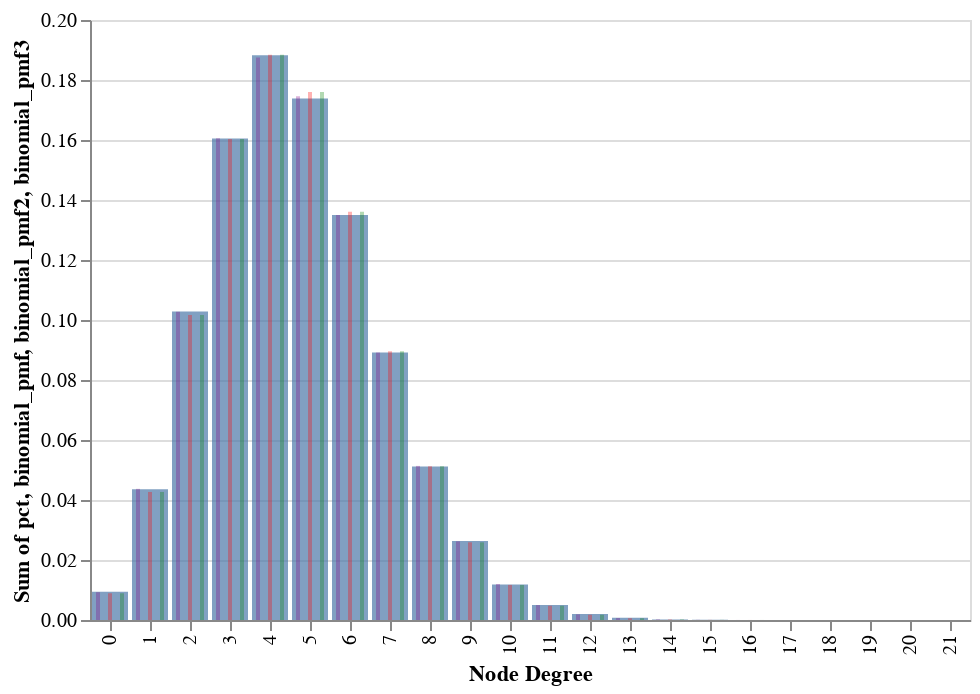
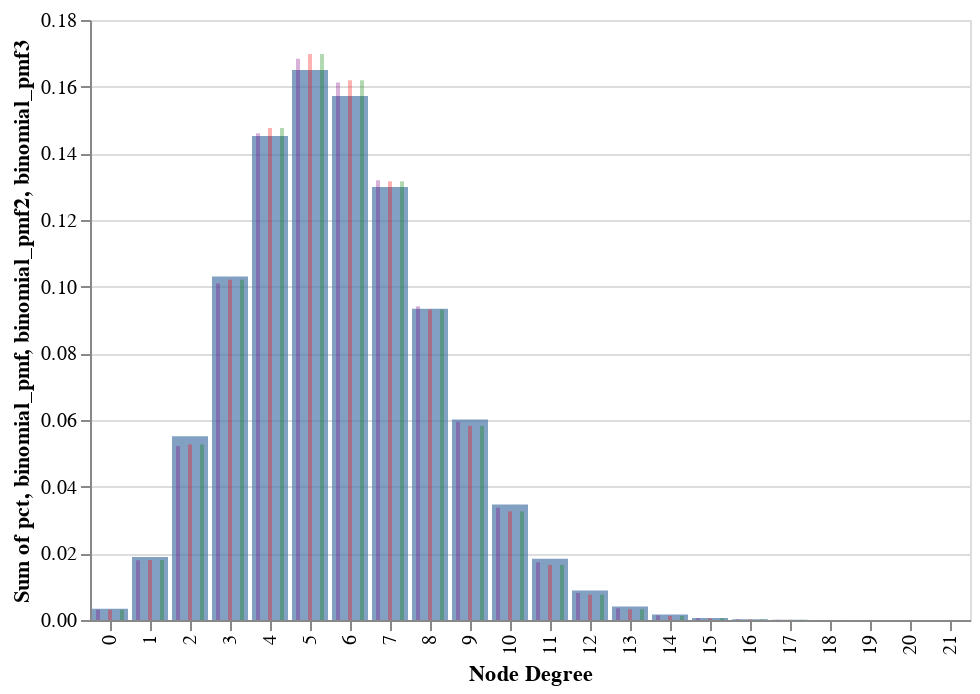
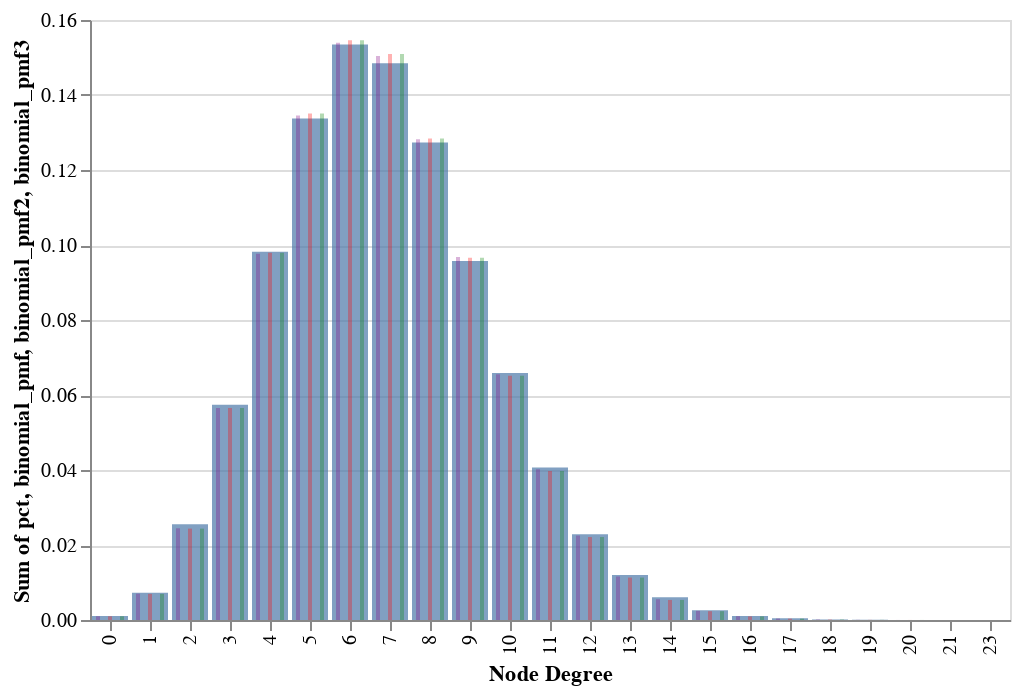
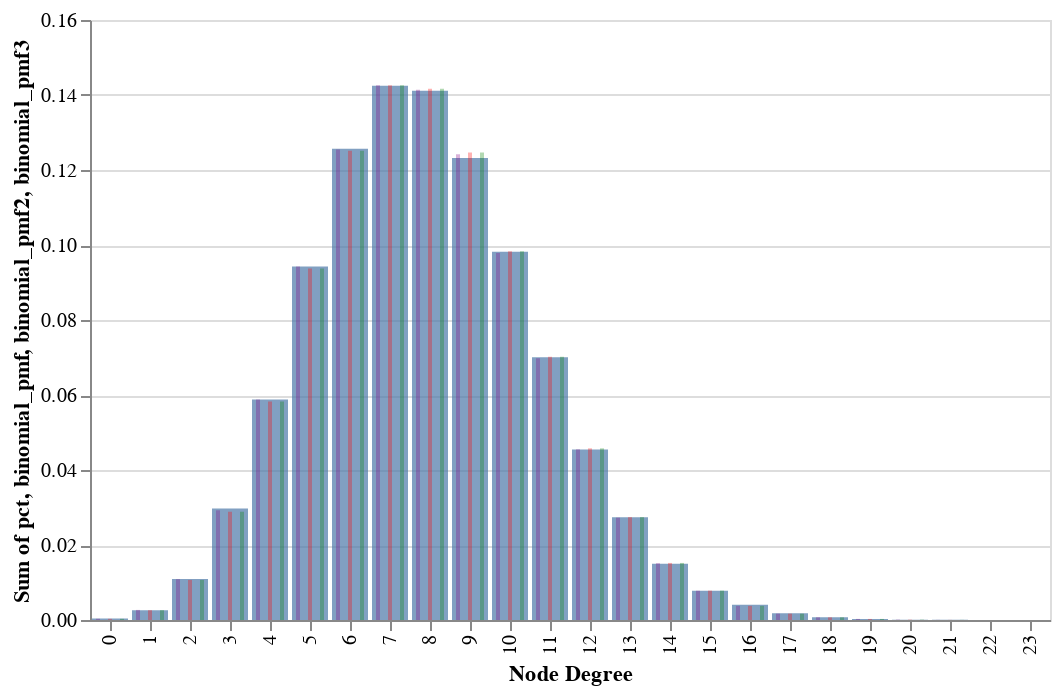

Source (notebook cell) for these figures, in order:
### Markdown cell above
## Normalize

### Code cell
# qs = [0, 0.2, 0.4, 0.6, 0.8, 1]
qs = [0.0, 0.25, 0.5, 0.75, 1.0]

for q in qs:
    df = df_degrees[df_degrees["q"] == f"{q}p"]   
    fit = q_to_degreefit[q * p]
    
    chart = alt.Chart(df)
    
    chart = alt.Chart(df).transform_joinaggregate(
    total='count(*)'
    ).transform_calculate(
        pct='1 / datum.total'
    ).mark_bar(opacity=0.7).encode(
        alt.X('degree:O'),
        alt.Y('sum(pct):Q')
    )
    
    # Calculate the binomial PDF values for a range of x values
    x_values = range(22)  # Assuming a range from 0 to 10
    binomial_pmf = [stats.binom.pmf(x, fit.params[0], fit.params[1]) for x in x_values]


    fit_values = df_fits[df_fits["q_frac"] == f"{q}p"]
    binomial_pmf2 = [stats.binom.pmf(x, fit_values.Neffpfixed[0], fit_values.peffpfixed[0]) for x in x_values]
    
    binomial_pmf3 = [stats.binom.pmf(x, fit_values.Neffnfixed[0], fit_values.peffnfixed[0]) for x in x_values]

    # Create a DataFrame for the binomial PDF
    binomial_df = pd.DataFrame({
        'values': x_values,
        'binomial_pmf': binomial_pmf,
        'binomial_pmf2': binomial_pmf2,
        'binomial_pmf3': binomial_pmf3,
    })

    # Create a line plot for the binomial PDF
    # binomial = alt.Chart(binomial_df).mark_bar(color='red', opacity=0.3, width=2).encode(
    binomial = alt.Chart(binomial_df).mark_bar(color='red', opacity=0.3, width=2).encode(
        x=alt.X('values:O', title="Node Degree"),
        y=alt.Y('binomial_pmf:Q'),
    )

    binomial2 = alt.Chart(binomial_df).mark_bar(color='green', opacity=0.3, width=2, xOffset=6).encode(
        x=alt.X('values:O', title="Node Degree", bandPosition=0.2),
        y=alt.Y('binomial_pmf2:Q'),
    )

    binomial3 = alt.Chart(binomial_df).mark_bar(color='purple', opacity=0.3, width=2, xOffset=-6).encode(
        x=alt.X('values:O', title="Node Degree", bandPosition=0.2),
        y=alt.Y('binomial_pmf3:Q'),
    )
    
    (chart + binomial + binomial2 + binomial3).display()
    
    # normalized_chart.display()
